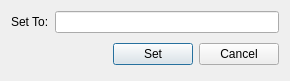
<?xml version="1.0" encoding="UTF-8"?>
<ui version="4.0">
 <class>numInputDialog</class>
 <widget class="QDialog" name="numInputDialog">
  <property name="geometry">
   <rect>
    <x>0</x>
    <y>0</y>
    <width>290</width>
    <height>77</height>
   </rect>
  </property>
  <property name="windowTitle">
   <string>Set All</string>
  </property>
  <property name="windowIcon">
   <iconset resource="runesmith.qrc">
    <normaloff>:/Runesmith/Runesmith.bmp</normaloff>:/Runesmith/Runesmith.bmp</iconset>
  </property>
  <layout class="QFormLayout" name="formLayout">
   <item row="0" column="0">
    <widget class="QLabel" name="label">
     <property name="text">
      <string>Set To:</string>
     </property>
    </widget>
   </item>
   <item row="0" column="1">
    <widget class="QLineEdit" name="inpValTxt"/>
   </item>
   <item row="1" column="0" colspan="2">
    <layout class="QHBoxLayout">
     <property name="spacing">
      <number>6</number>
     </property>
     <property name="margin">
      <number>0</number>
     </property>
     <item>
      <spacer>
       <property name="orientation">
        <enum>Qt::Horizontal</enum>
       </property>
       <property name="sizeHint" stdset="0">
        <size>
         <width>131</width>
         <height>31</height>
        </size>
       </property>
      </spacer>
     </item>
     <item>
      <widget class="QPushButton" name="okButton">
       <property name="text">
        <string>Set</string>
       </property>
      </widget>
     </item>
     <item>
      <widget class="QPushButton" name="cancelButton">
       <property name="text">
        <string>Cancel</string>
       </property>
      </widget>
     </item>
    </layout>
   </item>
  </layout>
 </widget>
 <resources>
  <include location="runesmith.qrc"/>
 </resources>
 <connections>
  <connection>
   <sender>okButton</sender>
   <signal>clicked()</signal>
   <receiver>numInputDialog</receiver>
   <slot>accept()</slot>
   <hints>
    <hint type="sourcelabel">
     <x>278</x>
     <y>253</y>
    </hint>
    <hint type="destinationlabel">
     <x>96</x>
     <y>254</y>
    </hint>
   </hints>
  </connection>
  <connection>
   <sender>cancelButton</sender>
   <signal>clicked()</signal>
   <receiver>numInputDialog</receiver>
   <slot>reject()</slot>
   <hints>
    <hint type="sourcelabel">
     <x>369</x>
     <y>253</y>
    </hint>
    <hint type="destinationlabel">
     <x>179</x>
     <y>282</y>
    </hint>
   </hints>
  </connection>
 </connections>
</ui>
